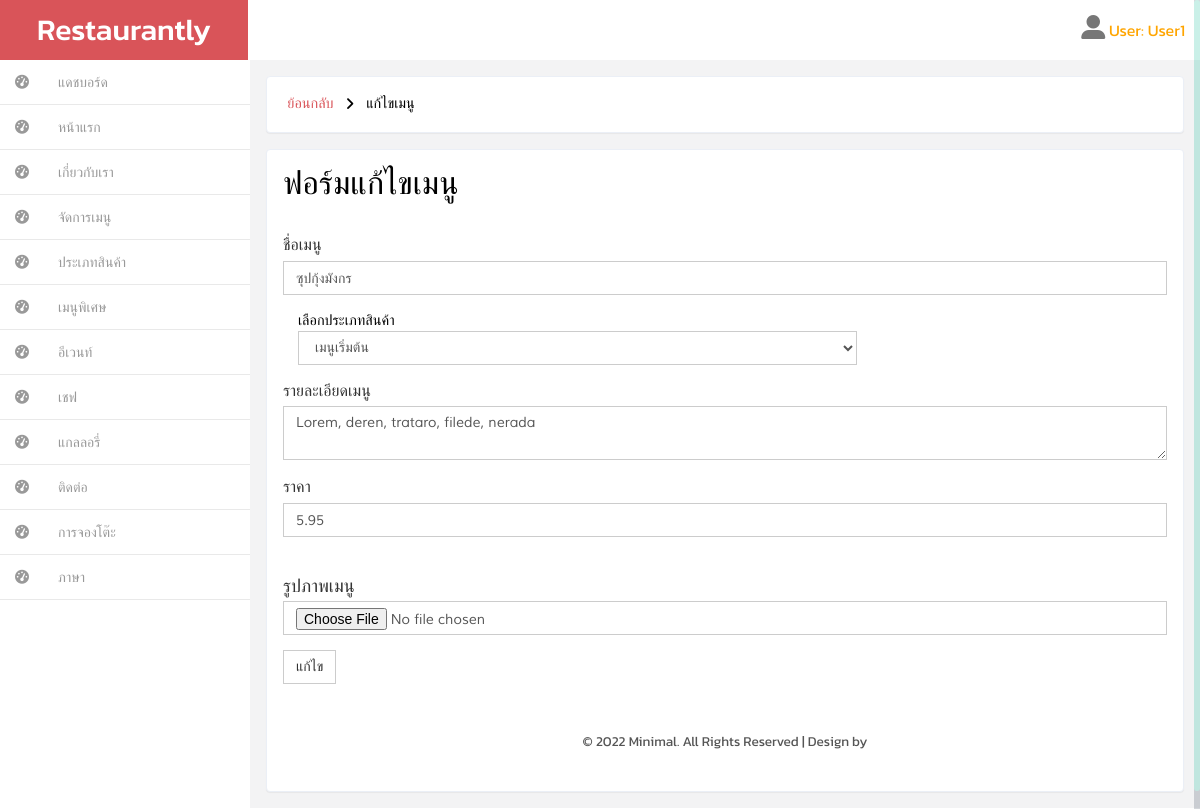
The page /backend/edit_menu.php?id=9&action=th (signed in) on the database its author committed.
### tables this page shows
CREATE TABLE `menu_th` (
  `id` int(11) NOT NULL,
  `cate_id` int(11) NOT NULL,
  `name_menu_th` varchar(255) NOT NULL,
  `description_menu_th` varchar(255) NOT NULL,
  `price_menu_th` varchar(16) NOT NULL,
  `menu_img_th` varchar(500) NOT NULL
);

### backend/edit_menu.php (the view, shortened to what this page needs)
<!DOCTYPE HTML>
<html>
<head><?php include("inc_header.php"); ?></head>
<body>
    <div id="wrapper">
        <?php
          include("inc_left_menu.php");
          include "../connect/connect.php";
        ?>
          <?php if(isset($_GET['action'])){
            switch($_GET){
          ?>
                    <?php case ($_GET['action'] == 'th');
                      $menuID = $_GET['id'];
                      $query = $conn->query("SELECT * FROM category_menu_th");
                      $rows = $query->fetchAll();
                      $query2 = $conn->prepare("SELECT * FROM menu_th WHERE id = :id");
                      $query2->bindParam(':id', $menuID);
                      $query2->execute();
                      $data = $query2->fetch();
                    ?>
                    <div id="page-wrapper" class="gray-bg dashbard-1">
                        <div class="content-main">
                            <div class="banner">
                                <h2>
                                <a href="menu_list.php?action=th">ย้อนกลับ</a>
                                    <i class="fa fa-angle-right"></i>
                                    <span>แก้ไขเมนู</span>
                                </h2>
                            </div>
                            <div class="grid-form">
                                <div class="grid-form1">
                                    <h3 id="forms-example" class="">ฟอร์มแก้ไขเมนู</h3>
                                    <form method="POST" action="add_class_th.php?action=menuedit_th" enctype="multipart/form-data">
                                        <div class="form-group">
                                            <label for="exampleInputMenuName1">ชื่อเมนู</label>
                                            <input type="text" class="form-control" id="exampleInputMenuName1" name="menu_name_th" placeholder="" value="<?php echo $data['name_menu_th']; ?>">
                                        </div>
                                        <div class="form-group">
                                            <label for="selector1" class="col-sm-12 control-label">เลือกประเภทสินค้า</label>
                                            <div class="col-sm-8">
                                              <select name="selector1_menu_th" id="selector1" class="form-control">
                                                    <?php foreach ($rows as $row){ ?>
                                                    <option value="<?php echo $row['id']; ?>"><?php echo $row['cate_name_th']; ?></option><?php }?>
                                              </select>
                                            </div>
                                            <br><br><br>
                                            <div class="form-group">
                                                <label for="exampleInputPassword1">รายละเอียดเมนู</label>
                                                <textarea class="form-control" name="details_menu_th"><?php echo $data['description_menu_th']; ?></textarea>
                                            </div>
                                            <div class="form-group">
                                                <label for="exampleInputPrice1">ราคา</label>
                                                <input type="text" class="form-control" id="exampleInputPrice1" name="menu_price_th" placeholder="" value="<?php echo $data['price_menu_th']; ?>">
                                            </div>
                                            <br>
                                            <div class="form-group">
                                                <label for="exampleInputFile">
                                                    <h4>รูปภาพเมนู</h4>
                                                </label>
                                                <input type="file" class="form-control" id="exampleInputFile" name="img_photo">
                                            </div>
                                            <button type="submit" class="btn btn-default">แก้ไข</button>
                                    </form>
                                </div>
                                <?php break; } ?>
                                <?php } ?>
                                            <?php include("inc_copy.php"); ?>
                                        </div>
                                    </div>
                                </div>
                            </div>
</body>
</html>

### backend/css/style.css (style rules this page uses)
h4, h5, h6, h1, h2, h3 { margin: 0; }
html, body { font-family: 'Kanit', sans-serif; font-size: 100%; background:#F3F3F4; overflow-x: hidden; }
body a { transition:0.5s all; -webkit-transition:0.5s all; -moz-transition:0.5s all; -o-transition:0.5s all; -ms-transition:0.5s all; }
div#wrapper { background-color: #fff; }
@media (min-width: 768px) { #page-wrapper { position: inherit; margin: 0 0 0 240px; min-height: 1000px; } }
.content-main { background-color: #F3F3F4; padding-top: 1em; }
.banner { background: #fff; display: block; margin: 0em 1em ; padding:1em; border: 1px solid #ebeff6; border-color: #ebeff6; border-radius: 4px; -webkit-border-radius: 4px; -o-border-radius: 4px; -moz-border-radius: 4px; -ms-border-radius: 4px; -webkit-box-shadow: 0 1px 1px rgba(0,0,0,.05); box-shadow: 0 1px 1px rgba(0,0,0,.05); }
.banner h2 { font-size:0.9em; }
.banner h2 a { color:#D95459; text-decoration:none; font-family: 'Muli-Regular'; padding:0.3em ; }
.banner h2 span { color:#000; font-family: 'Muli-Regular'; padding:0.3em ; }
.banner h2 i { color:#000; vertical-align:middle; padding:0.3em ; }
.grid-form { padding: 1em; }
.grid-form1 { background: #fff; margin-bottom: 1em; padding: 1em; border: 1px solid #ebeff6; border-radius: 4px; -webkit-border-radius: 4px; -o-border-radius: 4px; -moz-border-radius: 4px; -ms-border-radius: 4px; -webkit-box-shadow: 0 1px 1px rgba(0,0,0,.05); box-shadow: 0 1px 1px rgba(0,0,0,.05); }
.grid-form1:last-child { margin-bottom: 0em; }
.grid-form1 h3 { color: #000; font-size:2em; margin-bottom: 1em; }
.grid-form1 form { margin: 1.5em 0; }
.form-control { box-shadow: none; outline: none; border-radius: 0px; font-family: 'Muli-Regular'; }
.btn { border-radius: 0px; outline: none; }
.checkbox-inline label,.checkbox-inline1 label,.form-group label { font-weight:400; }
label.control-label { font-weight: 100; color: #000; font-size: 0.9em; margin: 0; }

### backend/css/custom.css (style rules this page uses)
#wrapper { width: 100%; }
#page-wrapper { min-height: 568px; }
@media (min-width:768px) { #page-wrapper { position: inherit; margin: 0 0 0 250px; } }

### rows shown on the page
menu_th: menu_name_th "ซุปกุ้งมังกร", details_menu_th "Lorem, deren, trataro, filede, nerada", menu_price_th "5.95"

### other values the page prints
$_SESSION["name"] "User1"
form field selector1_menu_th "เมนูเริ่มต้น"
